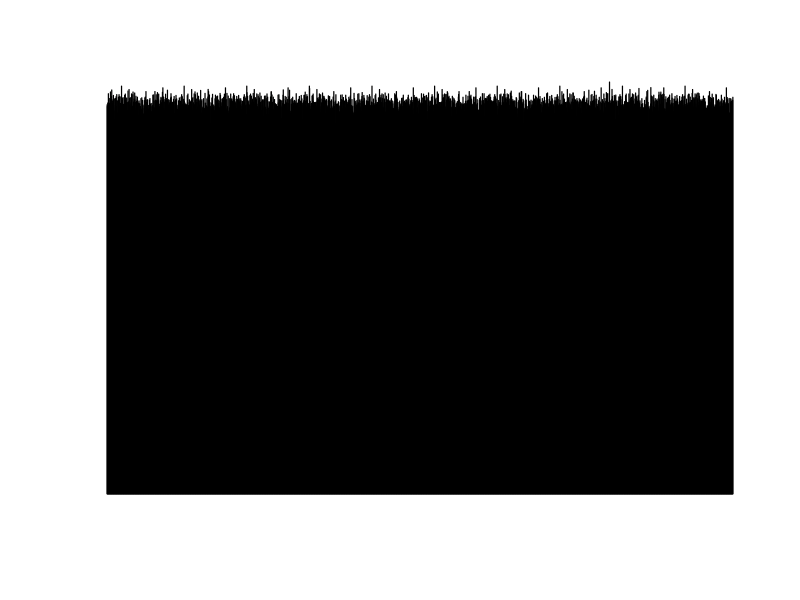

The R source for this figure: (Note: this script raises an error after producing the figure.)
##########################################
##########################################
#Bootcamp Exercise 2: Plotting & Analysis#
##########################################
##########################################

############
#Exercise 1#
############

# Write a function called get_heights to draw a sample of individuals
# (100 or 1000) from the population.

get_heights <- function(x){
  mean(rnorm(x,mean=69,sd=10))
}
get_heights(100)
get_heights(1000)

############
#Exercise 2#
############

# Within the above function, compute the average height from the heights vector.


############
#Exercise 3#
############

# Make the function return the average height

############
#Exercise 4#
############

# Use a for loop to call get_heights function 100 times, taking a sample of size
# 100 from the population. Save the mean height from each replicate in a vector called
# mean_heights_100

mean_heights_100 <- rep(0,100)

for(i in 1:100){
  mean_heights_100[i] <-get_heights(100)
}

############
#Exercise 5#
############

# Use a for loop to call get_heights function 1000 times, taking a sample of size
# 100 from the population. Save the mean height from each replicate in a vector called
# mean_heights_1000

mean_heights_1000 <- rep(0,1000)

for(i in 1:1000){
  mean_heights_1000[i] <-get_heights(100)
}

############
#Exercise 6#
############

# Plot a historgram of the distribution off the average heights for your sample size of 100 and
# 1000 individuals. The two sets of data should be plotted on the same axes. Add a legend. label
# the axes. Plot the data from the 100 samples in red and the data from the 1000 samples in blue.
# Your plot should look something like the one shown in the exercise directions.

barplot(rbind(mean_heights_100,mean_heights_1000),col=c(2,4),beside=T,names.arg=seq(-10,9.5,by=1),xlab="avg height",ylab="count")


